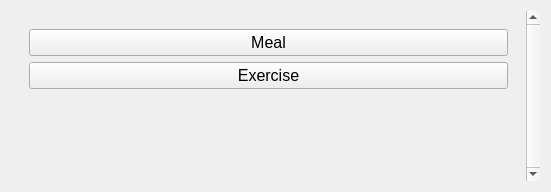
<?xml version="1.0" encoding="UTF-8"?>
<ui version="4.0">
 <class>ProfileListScreen</class>
 <widget class="QWidget" name="ProfileListScreen">
  <property name="geometry">
   <rect>
    <x>0</x>
    <y>0</y>
    <width>551</width>
    <height>192</height>
   </rect>
  </property>
  <property name="font">
   <font>
    <pointsize>12</pointsize>
   </font>
  </property>
  <property name="windowTitle">
   <string>Form</string>
  </property>
  <layout class="QVBoxLayout" name="verticalLayout">
   <item>
    <widget class="QScrollArea" name="profileScrollArea">
     <property name="sizePolicy">
      <sizepolicy hsizetype="MinimumExpanding" vsizetype="MinimumExpanding">
       <horstretch>0</horstretch>
       <verstretch>0</verstretch>
      </sizepolicy>
     </property>
     <property name="frameShape">
      <enum>QFrame::Shape::NoFrame</enum>
     </property>
     <property name="frameShadow">
      <enum>QFrame::Shadow::Plain</enum>
     </property>
     <property name="verticalScrollBarPolicy">
      <enum>Qt::ScrollBarPolicy::ScrollBarAlwaysOn</enum>
     </property>
     <property name="horizontalScrollBarPolicy">
      <enum>Qt::ScrollBarPolicy::ScrollBarAlwaysOff</enum>
     </property>
     <property name="widgetResizable">
      <bool>true</bool>
     </property>
     <property name="alignment">
      <set>Qt::AlignmentFlag::AlignLeading|Qt::AlignmentFlag::AlignLeft|Qt::AlignmentFlag::AlignTop</set>
     </property>
     <widget class="QWidget" name="scrollAreaContent">
      <property name="geometry">
       <rect>
        <x>0</x>
        <y>0</y>
        <width>519</width>
        <height>174</height>
       </rect>
      </property>
      <property name="sizePolicy">
       <sizepolicy hsizetype="Preferred" vsizetype="Minimum">
        <horstretch>0</horstretch>
        <verstretch>0</verstretch>
       </sizepolicy>
      </property>
      <layout class="QVBoxLayout" name="buttonLayout">
       <item alignment="Qt::AlignmentFlag::AlignTop">
        <widget class="QWidget" name="contentWidget" native="true">
         <layout class="QVBoxLayout" name="verticalLayout_2">
          <item>
           <widget class="QPushButton" name="mealButton">
            <property name="sizePolicy">
             <sizepolicy hsizetype="Minimum" vsizetype="Maximum">
              <horstretch>0</horstretch>
              <verstretch>0</verstretch>
             </sizepolicy>
            </property>
            <property name="text">
             <string>Meal</string>
            </property>
           </widget>
          </item>
          <item>
           <widget class="QPushButton" name="exerciseButton">
            <property name="sizePolicy">
             <sizepolicy hsizetype="Minimum" vsizetype="Maximum">
              <horstretch>0</horstretch>
              <verstretch>0</verstretch>
             </sizepolicy>
            </property>
            <property name="text">
             <string>Exercise</string>
            </property>
           </widget>
          </item>
         </layout>
        </widget>
       </item>
      </layout>
     </widget>
    </widget>
   </item>
  </layout>
 </widget>
 <resources/>
 <connections>
  <connection>
   <sender>exerciseButton</sender>
   <signal>clicked()</signal>
   <receiver>ProfileListScreen</receiver>
   <slot>navigateToExerciseScreen()</slot>
   <hints>
    <hint type="sourcelabel">
     <x>304</x>
     <y>92</y>
    </hint>
    <hint type="destinationlabel">
     <x>287</x>
     <y>204</y>
    </hint>
   </hints>
  </connection>
  <connection>
   <sender>mealButton</sender>
   <signal>clicked()</signal>
   <receiver>ProfileListScreen</receiver>
   <slot>navigateToMealScreen()</slot>
   <hints>
    <hint type="sourcelabel">
     <x>304</x>
     <y>56</y>
    </hint>
    <hint type="destinationlabel">
     <x>287</x>
     <y>204</y>
    </hint>
   </hints>
  </connection>
  <connection>
   <sender>ProfileListScreen</sender>
   <signal>addClicked()</signal>
   <receiver>ProfileListScreen</receiver>
   <slot>createProfile()</slot>
   <hints>
    <hint type="sourcelabel">
     <x>275</x>
     <y>95</y>
    </hint>
    <hint type="destinationlabel">
     <x>275</x>
     <y>95</y>
    </hint>
   </hints>
  </connection>
 </connections>
 <slots>
  <signal>addClicked()</signal>
  <slot>navigateToActionsScreen(ProfileData*)</slot>
  <slot>navigateToExerciseScreen()</slot>
  <slot>navigateToMealScreen()</slot>
  <slot>createProfile()</slot>
 </slots>
</ui>
